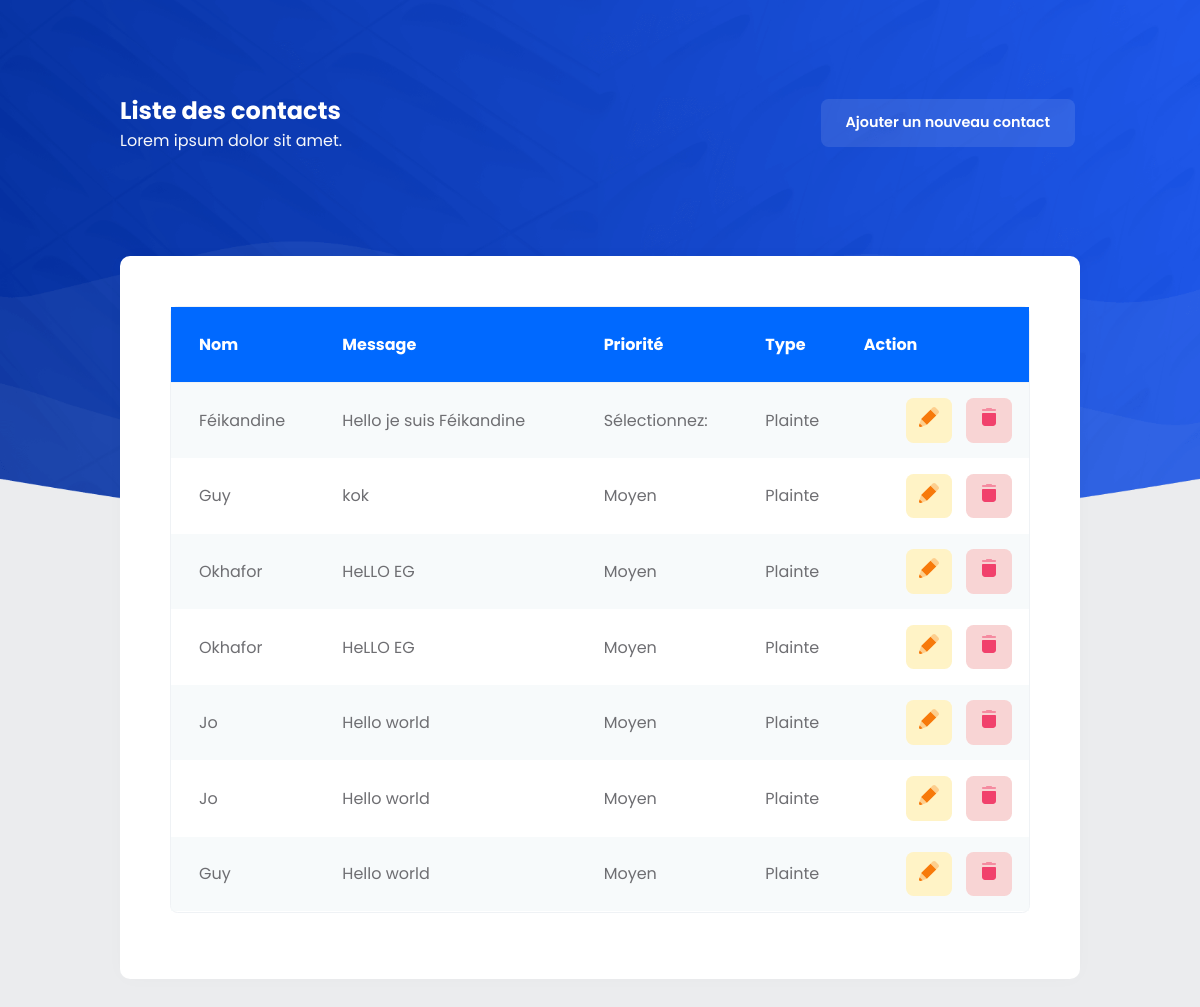
Screenshot of /contacts-table.php with the database file from the repository.
### tables this page shows
CREATE TABLE `message_bdd` (
  `id` int(11) NOT NULL,
  `name` varchar(128) NOT NULL,
  `message_post` text NOT NULL,
  `priorite` varchar(30) NOT NULL,
  `type` varchar(120) NOT NULL
);

### contacts-table.php (the view, shortened to what this page needs)
<!DOCTYPE html>
<html lang="en">
<head>
    <link rel="stylesheet" href="assets/css/style.css"  rel="stylesheet" type="text/css" >
</head>
<body>
<?php
        $db_user='root';
        $db_pass='';
        try {
            $dbh = new PDO('mysql:host=localhost;dbname=contacts_management', $db_user, $db_pass);
            $req= $dbh -> query('SELECT * FROM message_bdd ORDER BY id DESC ');
        } catch (PDOException $e) {
            print "Erreur !: " . $e->getMessage() . "<br/>";
        }
?>
    <div class="form_intro">
        <div class="grid-unit-6 center">
            <h2>Liste des contacts</h2>
            <span class="subtitle">Lorem ipsum dolor sit amet.</span>
        </div>
        <div class="grid-unit-6 text-right search-box">
            <a class="btn btn-primary"  href="index.php">Ajouter un nouveau contact</a>
        </div>
    </div>
    <div class="wrap">
        <div class="table-responsive">
            <table class="table contact-table table-rounded table-striped border">
             <thead>
              <tr class="fw-bold fs-6 border-bottom">
               <th>Nom</th>
               <th>Message</th>
               <th>Priorité</th>
               <th>Type</th>
               <th>Action</th>
              </tr>
             </thead>
             <tbody>
            <?php
              while ($contact_list =  $req-> fetch()) {
                ?>
                    <tr>
                        <td> <?= $contact_list['name'] ?></td>
                        <td> <?= $contact_list['message_post'] ?></td>
                        <td> <?= $contact_list['priorite'] ?></td>
                        <td> <?= $contact_list['type'] ?></td>
                        <td class="text-aligne-last">
                            <a href="#" class="btn btn-warning btn-action">
                                <span class="svg-icon ">
                                </span>
                            </a>
                            <a class="btn btn-danger btn-action" href="delete_process.php?del_id=<?= $contact_list['id']; ?>">
                                <span class="svg-icon ">
                                </span>
                            </a>
                        </td>
                </tr>
                <?php
               }
            ?>
             </tbody>
            </table>
           </div>
        </div>
</body>
</html>

### assets/css/style.css (style rules this page uses)
* { padding: 0; margin: 0; box-sizing: border-box; }
:root { --primary-bg:rgb(235 236 238); --accent-bg:rgb(247 248 250); --primary:#6e6e72; --white:#ffffff; --accent-black:#181C32; font-family: 'Poppins', sans-serif; }
a { text-decoration: none; color: inherit; }
.grid-unit-6 { flex: 0 1 50%; }
body { background-color: var(--primary-bg); background-image:url("../images/header-bg.png"); background-position: top; background-repeat: no-repeat; background-size:100% 18vw; }
.wrap { max-width: 60%; margin: 0 auto; background-color: var(--white); box-shadow: 0px 0px 20px 0px rgb(76 87 125 / 2%); padding: 50px; border-radius: 10px; margin-bottom: 100px; }
.form_intro { max-width: 60%; margin: 0 auto; height: 12vw; display: flex; justify-content: space-between; align-items:flex-end; padding-bottom: 50px; color: var(--white); }
.subtitle { color: var(--accent-bg); }
.text-right { text-align: right; }
.btn { display: inline-block; font-weight: 600; font-size: .9rem; line-height: 1.5; text-align: center; vertical-align: middle; cursor: pointer; user-select: none; border: 1px solid transparent; padding: 0.75rem 1.5rem; margin: 5px; border-radius: 0.475rem; transition: color .5s ease-in-out, background-color .3s ease-in-out, border-color 0.15s ease-in-out, box-shadow 0.15s ease-in-out; }
.btn-primary { background-color:rgb(255 255 255 / 10%); }
.btn-warning { background-color:#fff3c6; color:#f7790a ; }
.btn-danger { background-color:#f8d4d4; color: #f1416c; }
@media screen and (min-width:768px) and (max-width:1550px) { body { background-size: 100% 45vw; } }
@media screen and (min-width:768px) and (max-width:1550px) { .form_intro { margin: 0 auto; height: 18vw; flex-direction: row; align-items: center; margin-top: 40px; } }
@media screen and (min-width:768px) and (max-width:1550px) { .wrap, .form_intro { max-width: 80%; } }
.table-responsive { overflow-x: auto; -webkit-overflow-scrolling: touch; }
.table.table-rounded { border-radius: 0.475rem; border-spacing: 0; border-collapse: separate; }
table { caption-side: bottom; border-collapse: collapse; }
.border { border: 1px solid #EFF2F5 !important; }
.table { --bs-table-bg: transparent; --bs-table-accent-bg: transparent; --bs-table-striped-color: #181C32; --bs-table-striped-bg: rgba(245, 248, 250, 0.75); --bs-table-active-color: #181C32; --bs-table-active-bg: #F5F8FA; --bs-table-hover-color: #181C32; --bs-table-hover-bg: #F5F8FA; width: 100%; margin-bottom: 1rem; color: #181C32; vertical-align: top; border-color: #EFF2F5; }
.table > thead { vertical-align: bottom; background-color: rgb(0 105 255); color: var(--white); text-align: left; }
thead, tbody, tr, td, th { border-color: inherit; border-style: solid; border-width: 0; }
tbody { color: var(--primary); }
.table.contact-table th:first-child, .table.contact-table td:first-child { padding-left: 1.75rem; }
.table.contact-table th { padding-top:25px; padding-bottom: 25px; }
.table.contact-table td { padding-top:10px; padding-bottom: 10px; }
.table > :not(caption) > * > * { padding: 0.75rem 0.75rem; background-color: var(--bs-table-bg); border-bottom-width: 1px; box-shadow: inset 0 0 0 9999px var(--bs-table-accent-bg); }
.table > :not(:first-child) { border-color: transparent; border-width: 0; border-style: none; }
.table-striped > tbody > tr:nth-of-type(odd) > * { --bs-table-accent-bg: var(--bs-table-striped-bg); color: var(--primary); }
.text-aligne-last { text-align-last: end; }
.btn-action { padding: 6px 10px; }

### rows the page displays
message_bdd: name "Féikandine", message_post "Hello je suis Féikandine", priorite "Sélectionnez:", type "Plainte"
message_bdd: name "Guy", message_post "kok", priorite "Moyen", type "Plainte"
message_bdd: name "Okhafor", message_post "HeLLO EG", priorite "Moyen", type "Plainte"
message_bdd: name "Okhafor", message_post "HeLLO EG", priorite "Moyen", type "Plainte"
message_bdd: name "Jo", message_post "Hello world", priorite "Moyen", type "Plainte"
message_bdd: name "Jo", message_post "Hello world", priorite "Moyen", type "Plainte"
message_bdd: name "Guy", message_post "Hello world", priorite "Moyen", type "Plainte"
